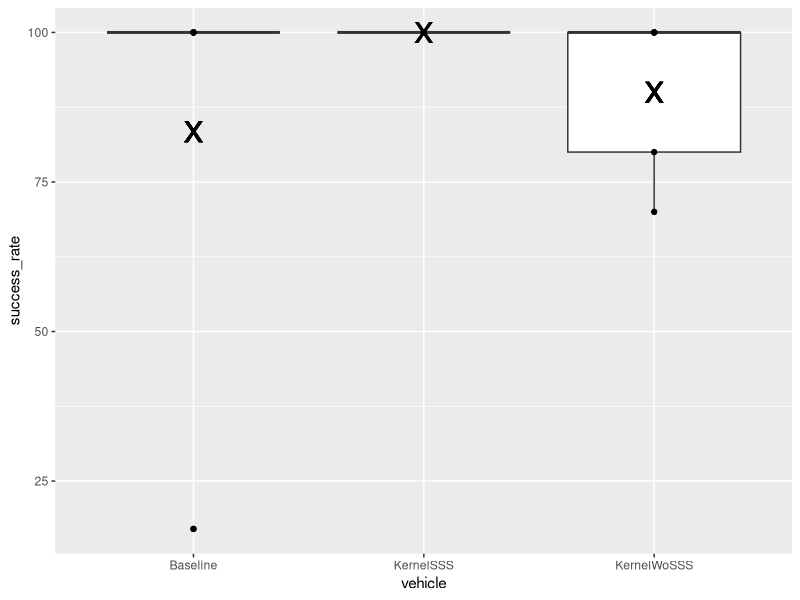
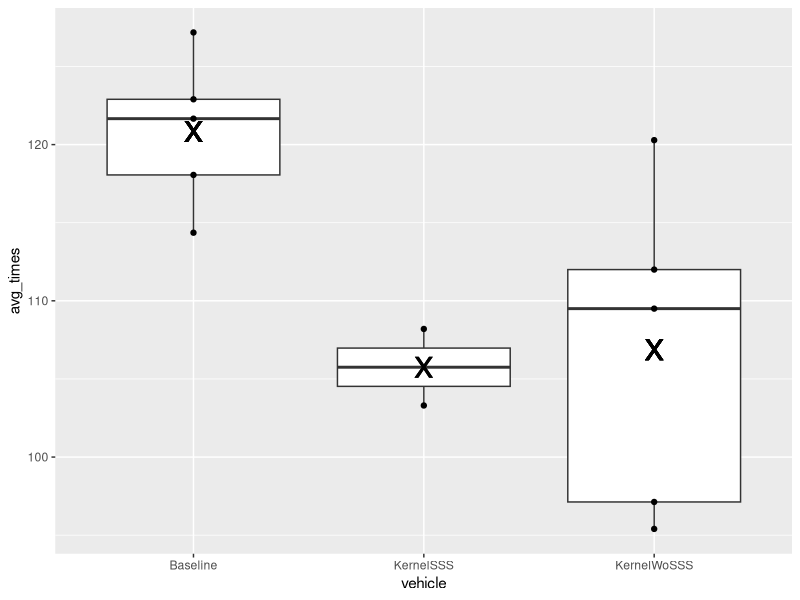
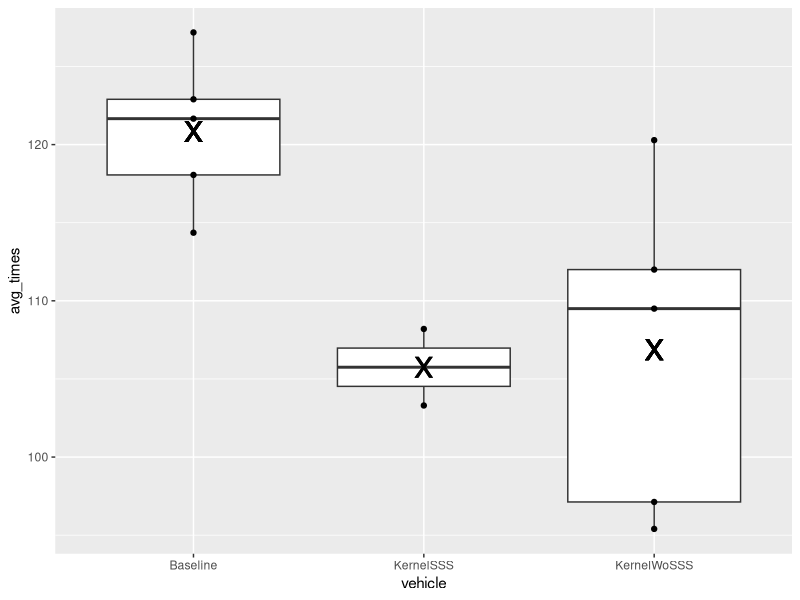

The R source for these figures, in order:
## ---- chunk 1
knitr::opts_chunk$set(echo = FALSE)

data = read.csv("DataTable.csv")
library(ggplot2)
library(dplyr)
library(tidyr)
library(knitr)

## ---- chunk 2
kernel_gen = data %>%
  filter(EvalName=="KernelGen")%>%
  select(kernel_mode, map_name, avg_times)%>%
  pivot_wider(names_from = kernel_mode, values_from = avg_times)
  
# tab = table(kernel_gen$map_name, c)

kable(kernel_gen)
## ---- chunk 3
kernel_gen = data %>%
  filter(EvalName=="PerfTable")%>%
  select(vehicle, crashes,  avg_times, success_rate)

kable(kernel_gen)
## ---- chunk 4
repeatability = data %>%
  filter(EvalName=="Repeatability") %>%
  filter(avg_times<1000)%>%
  select(map_name, avg_times, success_rate, vehicle)%>%
  group_by(vehicle)%>%
  mutate(mean_time=mean(success_rate))%>%
  ggplot(aes(x=vehicle, y=success_rate, group=vehicle))+
  geom_boxplot()+
  geom_point()+
  geom_point(aes(y=mean_time), shape='x', size=10)
repeatability
## ---- chunk 5
repeatability = data %>%
  filter(EvalName=="Repeatability") %>%
  filter(avg_times<1000)%>%
  select(map_name, avg_times, success_rate, vehicle)%>%
  group_by(vehicle)%>%
  mutate(mean_time=mean(avg_times))%>%
  ggplot(aes(x=vehicle, y=avg_times, group=vehicle))+
  geom_boxplot()+
  geom_point()+
  geom_point(aes(y=mean_time), shape='x', size=10)
repeatability
## ---- chunk 6
rep_tab = data %>%
  filter(EvalName=="Repeatability") %>%
  filter(avg_times<1000)%>%
  select(map_name, avg_times, success_rate, vehicle, kernel_reward)%>%
  group_by(kernel_reward)%>%
  mutate(mean_time=mean(avg_times))

repeatability
## ---- chunk 7
reward = data %>%
  filter(EvalName=="Reward") %>%
  filter(avg_times<1000)%>%
  select(reward, kernel_reward, rk, avg_times, success_rate)


kable(reward)
